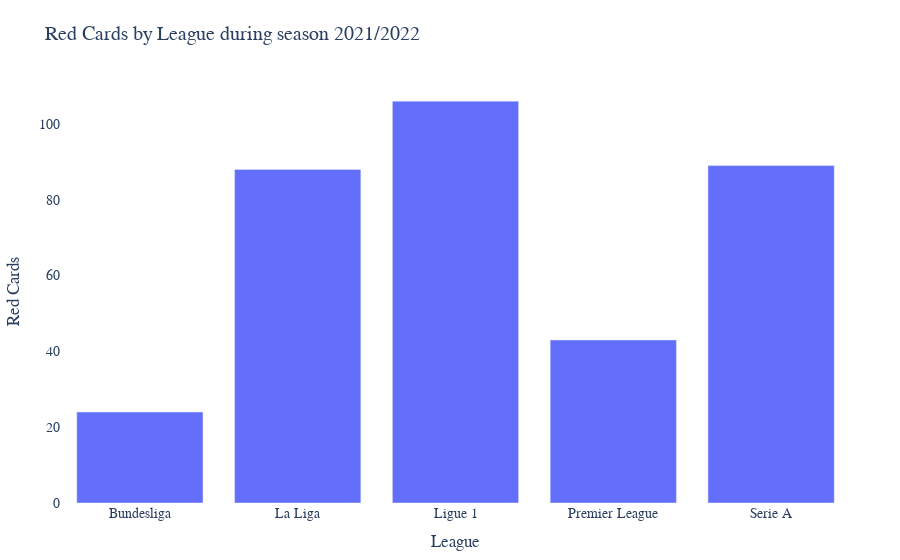

Write notebook code for a chart like this one.
### Code cell
# League with the most red cards in 2020/2021
most_red_cards = df_2021[df_2021['Season'] == '2021/2022'].groupby('League')['HR', 'AR'].sum().sum(axis=1).idxmax()

print(f"League with the most red cards during season 2021/2022: {most_red_cards}")

# Group the DataFrame by league and calculate the total number of home and away red cards
red_cards = df_2021.groupby('League').agg({'HR': 'sum', 'AR': 'sum'})

# Calculate the total number of red cards for each league
red_cards['Total Red Cards'] = red_cards['HR'] + red_cards['AR']

# Create an interactive bar chart for the red cards data
fig = px.bar(red_cards, x=red_cards.index, y='Total Red Cards', 
             title='Red Cards by League during season 2021/2022', 
             labels={'x':'League', 'Total Red Cards':'Red Cards'})

# Add hover text to show the number of home red cards and away red cards for each league
fig.update_traces(hovertemplate='<br>'.join(['League: %{x}', 
                                             'Total Red Cards: %{y}', 
                                             'Home Team Red Cards: %{customdata[0]}', 
                                             'Away Team Red Cards: %{customdata[1]}']))
fig.update_traces(customdata=red_cards[['HR', 'AR']].values)

# Customize the plot layout
fig.update_layout(xaxis={'title': 'League', 
                          'ticktext': ['Bundesliga', 'La Liga', 'Ligue 1', 'Premier League', 'Serie A'],
                          'tickvals': red_cards.index},
                  yaxis={'title': 'Red Cards'},
                  plot_bgcolor='white', 
                  font=dict(family='Arial', size=14),
                  margin=dict(l=50, r=50, t=80, b=50))

fig.show()

### Figure 1 — Plotly figure (JSON) as saved in the notebook; plotly's stock layout.template omitted (floating-point values rounded to 4 significant figures)
{"data": [{"alignmentgroup": "True", "customdata": [[7, 17], [49, 39], [44, 62], [19, 24], [47, 42]], "hovertemplate": "League: %{x}<br>Total Red Cards: %{y}<br>Home Team Red Cards: %{customdata[0]}<br>Away Team Red Cards: %{customdata[1]}", "legendgroup": "", "marker": {"color": "#636efa", "pattern": {"shape": ""}}, "name": "", "offsetgroup": "", "orientation": "v", "showlegend": false, "textposition": "auto", "type": "bar", "x": ["Bundesliga", "La Liga", "Ligue 1", "Premier League", "Serie A"], "xaxis": "x", "y": [24, 88, 106, 43, 89], "yaxis": "y"}], "layout": {"barmode": "relative", "font": {"family": "Arial", "size": 14}, "legend": {"tracegroupgap": 0}, "margin": {"b": 50, "l": 50, "r": 50, "t": 80}, "plot_bgcolor": "white", "title": {"text": "Red Cards by League during season 2021/2022"}, "xaxis": {"anchor": "y", "domain": [0, 1], "ticktext": ["Bundesliga", "La Liga", "Ligue 1", "Premier League", "Serie A"], "tickvals": ["Bundesliga", "La Liga", "Ligue 1", "Premier League", "Serie A"], "title": {"text": "League"}}, "yaxis": {"anchor": "x", "domain": [0, 1], "title": {"text": "Red Cards"}}}}
